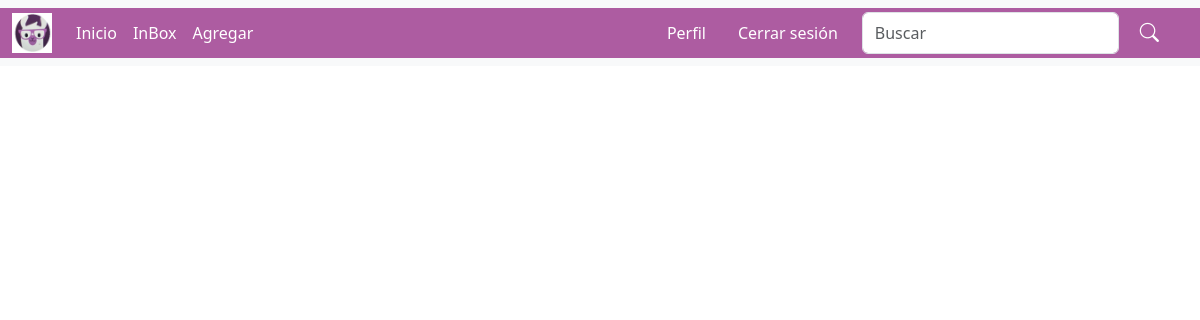
The page /index/home (signed in) on the database as committed earlier.
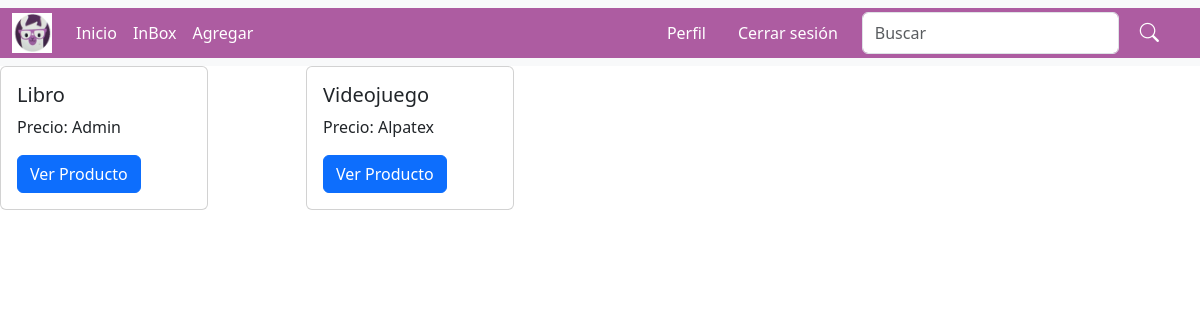
The same page on the database as committed later.
### index/models.py (models this page shows, shortened)
class Producto(models.Model):
    id_producto = models.AutoField(db_column='idProducto', primary_key=True)
    nombre = models.CharField(max_length=100)
    usuario = models.ForeignKey(User, on_delete=models.CASCADE)  # Relación con el usuario

### index/views.py (the view)
# urls.py: 2. Add a URL to urlpatterns:  path('', views.home, name='home')
def home(request):
    usuarios = User.objects.all()
    productos = Producto.objects.all()  # Obtener todos los productos
    context = {"usuarios": usuarios, "productos": productos}  # Pasar la variable 'productos'
    return render(request, 'index/home.html', context)

### index/templates/index/home.html
{% extends "index/base.html" %}
{% block body %}
    <div class="container-items">
        <div class="row" id="product-container">
            {% for x in productos %}
                <div class="col-md-3 mb-2">
                    <div class="card Ccard" style="width: 13rem;">
                        <div class="card-body">
                            <h5 class="card-title">{{ x.nombre }}</h5>
                            <p class="price card-text">Precio: {{ x.usuario }}</p>
                            <a href="{% url 'ver_producto' id_producto=x.id_producto %}" class="btn btn-primary">Ver Producto</a>
                        </div>
                    </div>
                </div>
            {% endfor %}
        </div>
    </div>
{% endblock %}

Rows that differ between the two databases and show on the page:
added Producto: nombre "Libro", usuario "Admin"
added Producto: nombre "Videojuego", usuario "Alpatex"
